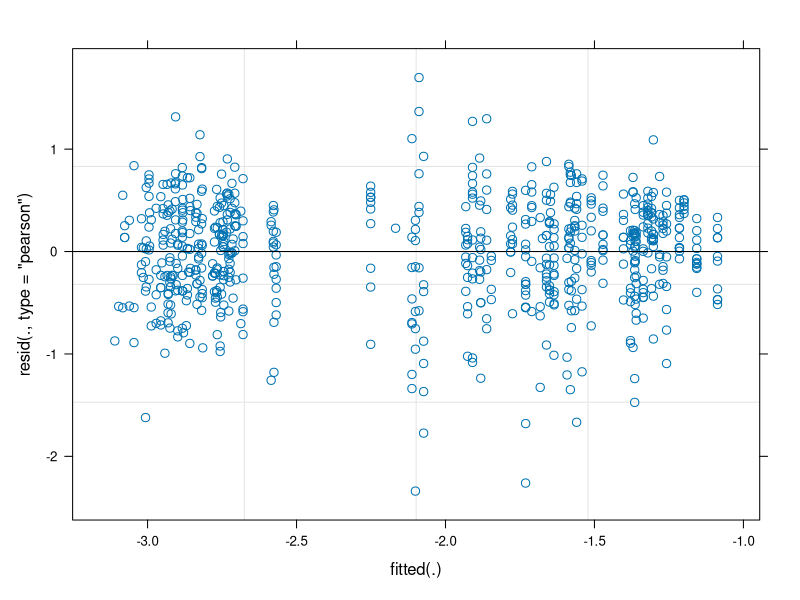

This figure's R source: (Note: this script raises an error after producing the figure.)
library(ggplot2)
library(lme4)
library(nlme)
library(lsmeans)
library(lubridate)
library(multcompView)
library(car)

setwd("D:/Iowa State University/Debinski Lab/Nectar data/MAL")

bucksug15 <- read.csv("nectar analysis/data files/bucksugar15.csv", header = T)
bucksug16 <- read.csv("nectar analysis/data files/bucksugar16.csv", header = T)
bucksugboth <- rbind(bucksug15,bucksug16)
rm(bucksug15)
rm(bucksug16)

bucksugboth$lnmass <- log(bucksugboth$mass)
bucksugboth$year <- as.factor(year(bucksugboth$date))

cellN <- with(bucksugboth, table(treatment, year))
cellN

cellMean <- with(bucksugboth, tapply(mass, list(treatment, year), mean))
cellMean

modlnmass <- lmer(lnmass ~ treatment * year + (1|plot) + (1|year:date), data = bucksugboth)
summary(modlnmass)
plot(modlnmass)
inflmass <- influence(modlnmass, obs = T)
plot(inflmass, which = "cook", main = "Buckwheat mass")

mass.grid <- ref.grid(modlnmass)
summary(mass.grid)

mass.treat <- lsmeans(mass.grid, "treatment")
pairs(mass.treat)

mass.year <- lsmeans(mass.grid, "year")
pairs(mass.year)

int.mass <- pairs(mass.grid, by = "year")
int.masstable <- update(int.mass, by = NULL)
int.masstable

test(pairs(int.masstable), joint = T)

Anova(modlnmass, type = 3)
